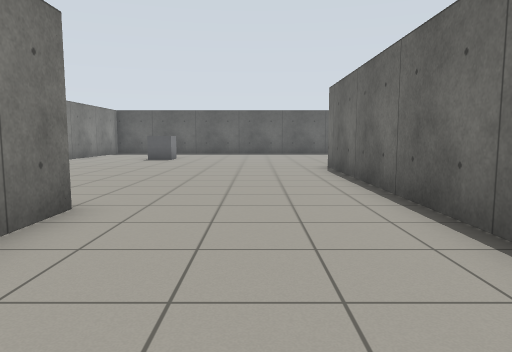
[1] (above)

17 first-person views from a walk through a Gazebo world. The camera is 0.94 m above the floor, tilts 6° down and sees 70° across. The floor is counted in squares, 1 m on a side. Each view is taken from the middle of a square. On the plan, view 1 faces up. The plan holds only what a view shows up to about 13 squares ahead; the rest is blank.

[2]
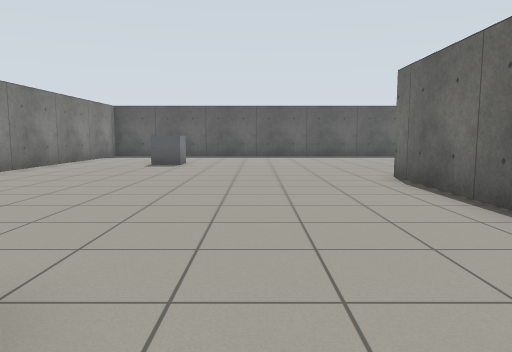

[3]
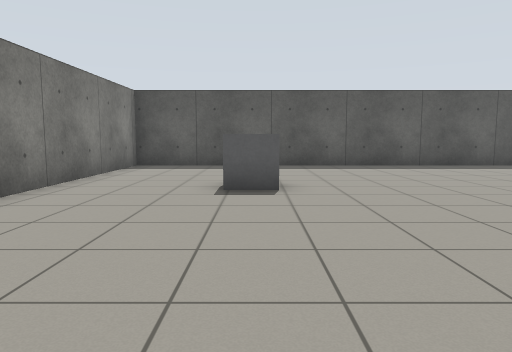

[4]
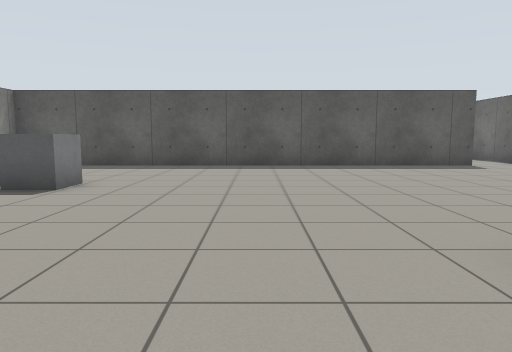

[5]
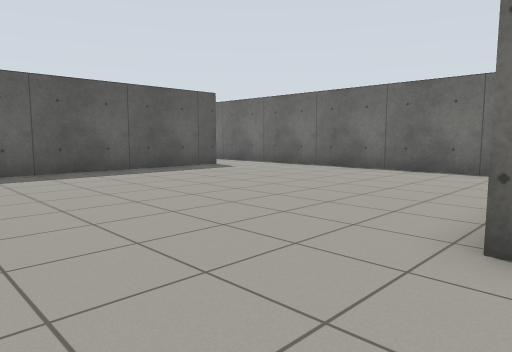

[6]
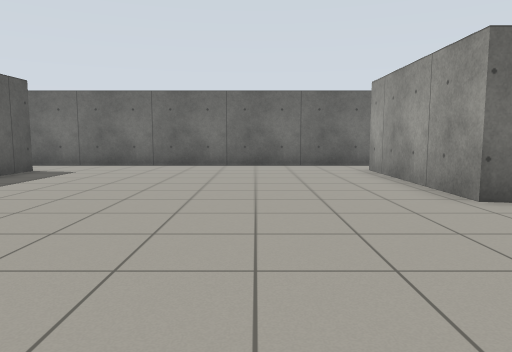

[7]
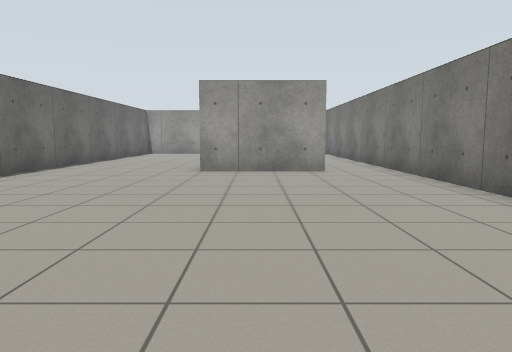

[8]
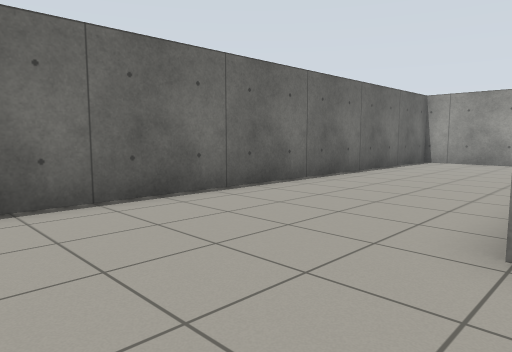

[9]
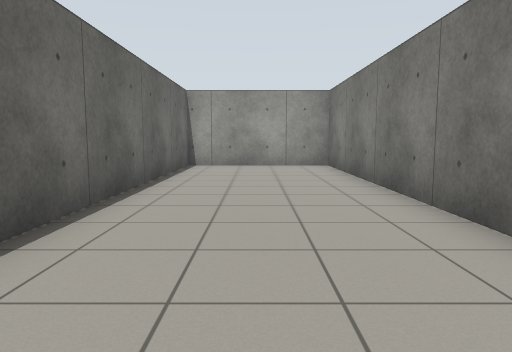

[10]
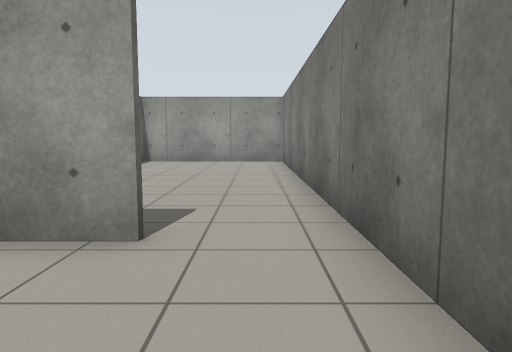

[11]
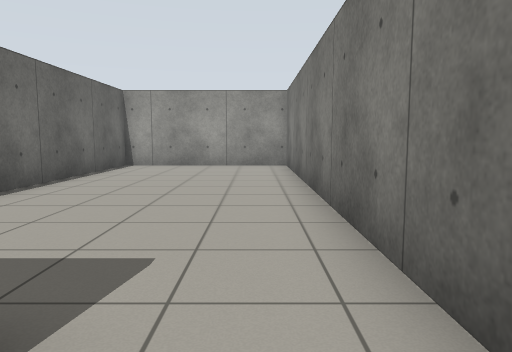

[12]
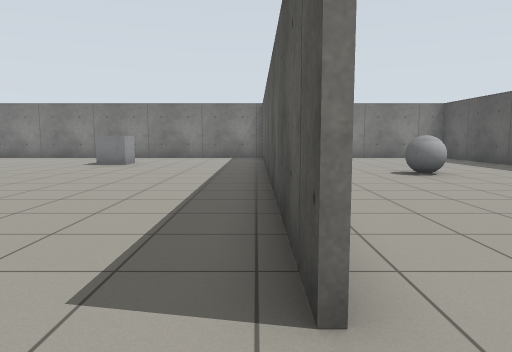

[13]
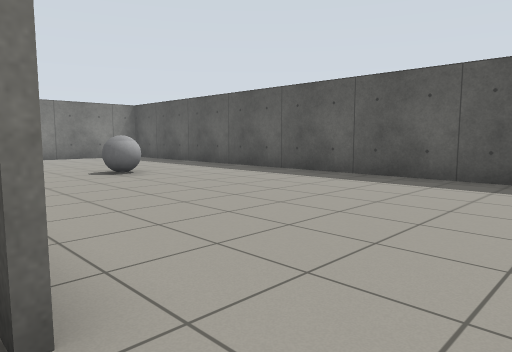

[14]
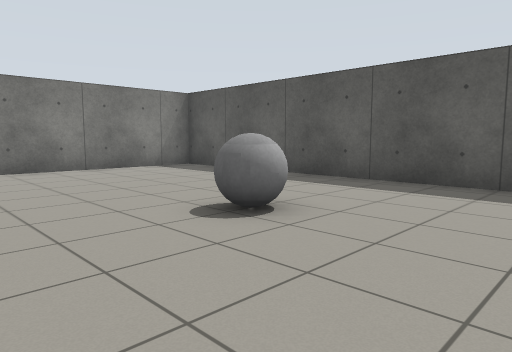

[15]
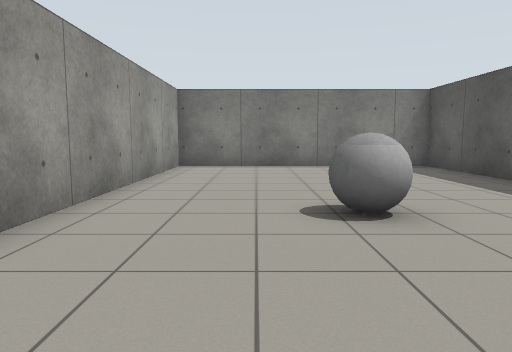

[16]
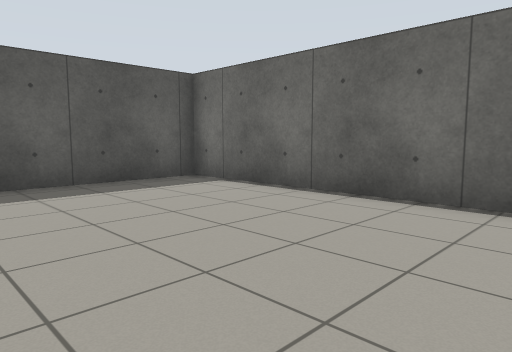

[17]
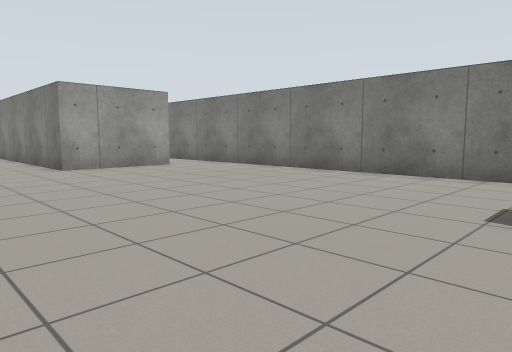

### Floor plan
Points are (right, up) in squares from view 1. A wall is a line through its corners. A room is listed if a view was taken in it or the views show most of it. See-through windows are left out.
Room 1 (views 1, 2, 3, 4, 5, 6, 7, 8, 9, 10, 11, 17)
walls: (-6, 4.8) (-2.4, 4.8) (-2.4, -6.4); (9.4, 11.1) (9.4, 20.6); (7.4, 21.3) (-8.1, 21.3); (-8, 21) (-8, 5.4); (-3.1, -6.3) (2.3, -6.3) (2.3, 11.7) (7.6, 11.7)
ways out: opening at (8.5, 21) to room 2; opening at (-6.5, 5) to room 3; opening at (8.5, 12)
objects: grey box (-4, 16)
Room 2 (views 12, 13, 14, 15, 16)
walls: (9.4, 20.6) (9.4, 29.6) (-8, 29.6) (-8, 21); (-8.1, 21.5) (0.5, 21.5)
ways out: opening at (8.5, 21) to room 1
objects: grey ball (-1, 25) to (0, 26)
Room 3 (no view inside)
walls: (-2.6, -6.4) (-2.6, -0.2); (-8, 5.4) (-8, -6.3) (-3.1, -6.3)
ways out: opening at (-6.5, 5) to room 1

Positions as (right, up) in squares from view 1, and headings:
1: (0, 0), facing up
2: (-1, 3), facing up
3: (-4, 9), facing up
4: (0, 9), facing up
5: (-1, 11), facing up-right
6: (-3, 15), facing right
7: (-4, 15), facing down
8: (-3, 8), facing down-right
9: (0, 6), facing down
10: (-7, 8), facing down
11: (-7, 6), facing down
12: (9, 21), facing left
13: (9, 21), facing up-left
14: (3, 22), facing up-left
15: (4, 24), facing left
16: (4, 22), facing up-right
17: (1, 16), facing down-left
